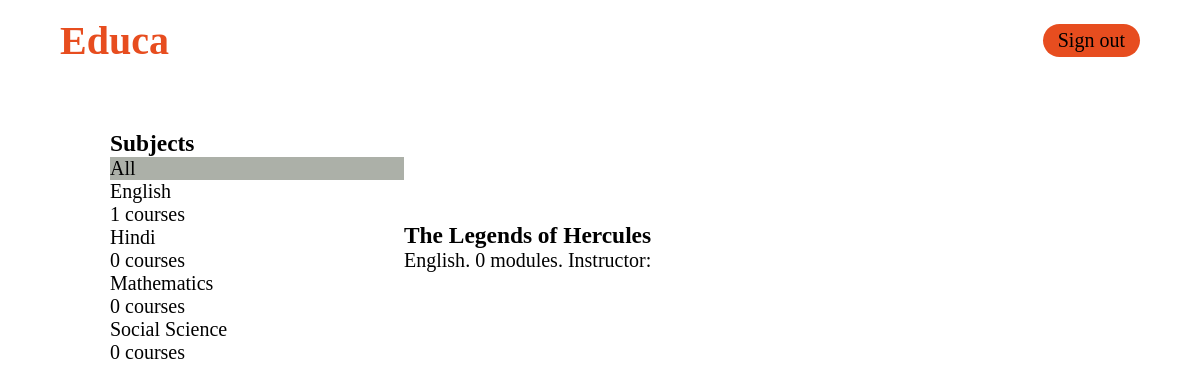
Page /course/ (signed in) on the committed database.
### courses/models.py (models this page shows, shortened)
class Subject(models.Model):
    title=models.CharField(max_length=200)
    slug=models.SlugField(max_length=200, unique=True)
    class Meta:
        ordering = ['title']
    def __str__(self):
        return self.title

class Course(models.Model):
    owner = models.ForeignKey(User,related_name='courses_created',on_delete=models.CASCADE)
    subject = models.ForeignKey(Subject,related_name='courses',on_delete=models.CASCADE)
    title=models.CharField(max_length=200)
    slug=models.SlugField(max_length=200,unique=True)
    overview = models.TextField()
    created = models.DateTimeField(auto_now_add=True)
    students = models.ManyToManyField(User,related_name='courses_joined',blank=True)
    class Meta:
        ordering = ['-created']

### courses/views.py (the view)
# urls.py: path('',CourseListView.as_view(),name='course_list'),
class CourseListView(TemplateResponseMixin, View):
    model = Course
    template_name = 'courses/course/list.html'
    def get(self, request, subject=None):
        subjects = cache.get('all_subjects')
        if not subjects:
            subjects = Subject.objects.annotate(total_courses=Count('courses'))
            cache.set('all_subjects',subjects)
        all_courses = Course.objects.annotate(total_modules=Count('modules'))
        if subject:
            subject = get_object_or_404(Subject, slug=subject)
            key = 'subject_{}_courses'.format(subject.id)
            courses = cache.get(key)
            if not courses:
                course = all_courses.filter(subject=subject)
                cache.set(key, courses)
        else:
            courses=cache.get('all_courses')
            if not courses:
                courses=all_courses
                cache.set('all_courses',courses)
        return self.render_to_response({'subjects':subjects,'subject':subject,'courses':courses})

### courses/templates/courses/course/list.html (shortened to what this page needs)
{%	extends	"base.html"	%}
{%	block	content	%}
<h1 class="subtitle">
</h1>
<div class="flex">
  <div class="contents">
    <h3>Subjects</h3>
    <ul id="modules">
      <li {%	if	not	subject	%}class="selected" {%	endif	%}>
        <a href="{%	url	"course_list"	%}">All</a>
      </li>
      {%	for	s	in	subjects	%}
      <li {%	if	subject	==	s	%}class="selected" {%	endif	%}>
        <a href="{%	url	"course_list_subject"	s.slug	%}">
          {{ s.title	}}
          <br><span>{{ s.total_courses	}} courses</span>
        </a>
      </li>
      {%	endfor	%}
    </ul>
  </div>
  <div class="module">
    {%	for	course	in	courses	%}
    {%	with	subject=course.subject	%}
    <h3><a href="{%	url	"course_detail"	course.slug	%}">
        {{ course.title	}}</a></h3>
    <p>
      <a href="{%	url	"course_list_subject"	subject.slug	%}">
        {{ subject	}}</a>.
      {{ course.total_modules	}} modules.
      Instructor: {{ course.owner.get_full_name	}}
    </p>
    {%	endwith	%}
    {%	endfor	%}
  </div>
</div>
{%	endblock	%}

### courses/static/css/base.css (style rules this page uses)
* { margin: 0; padding: 0; box-sizing: border-box; }
html { font-size: 62.5%; font-weight: 400; color: black; }
ul { list-style: none; }
a { text-decoration: none; color: black; }
.subtitle { font-size: 2em; position: absolute; left: 50%; color: white; }
.flex { display: flex; align-items: center; justify-content: space-between; width: 90%; margin: auto; padding: 5rem; }
.contents { width: 30%; font-size: 2rem; }
.module { width: 70%; font-size: 2rem; }
.selected { color: red; background-color: rgb(172, 176, 168); }

### rows in the picture
Subject: title "English", total_courses "1"
Subject: title "Hindi", total_courses "0"
Subject: title "Mathematics", total_courses "0"
Subject: title "Social Science", total_courses "0"
Course: title "The Legends of Hercules", total_modules "0"
